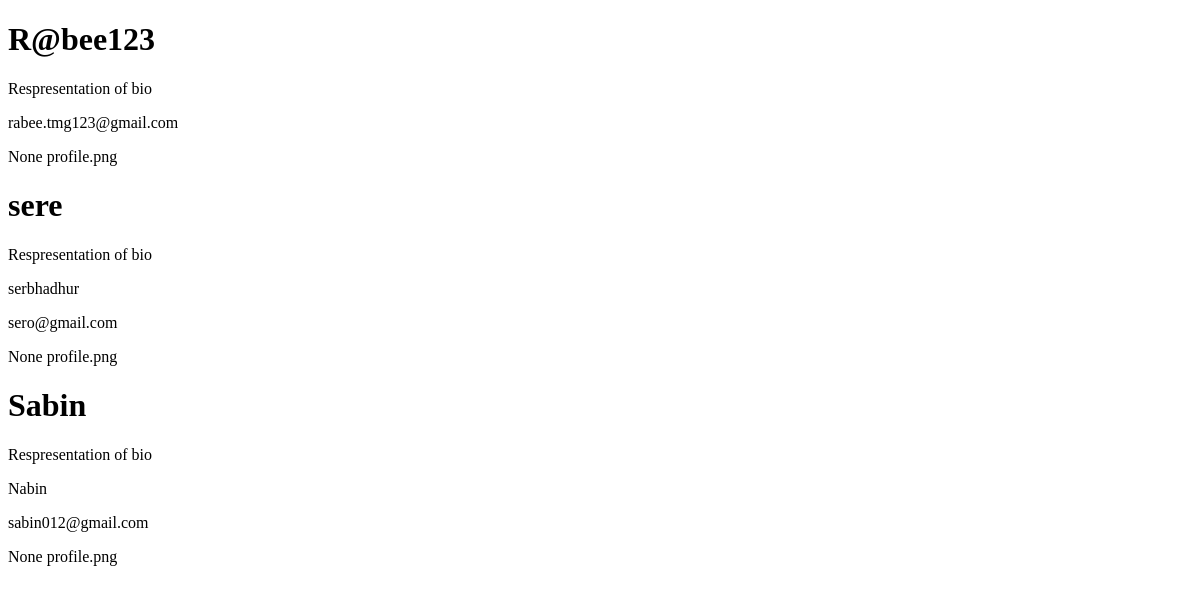
The page /profile/ (signed in) on the database as committed earlier.
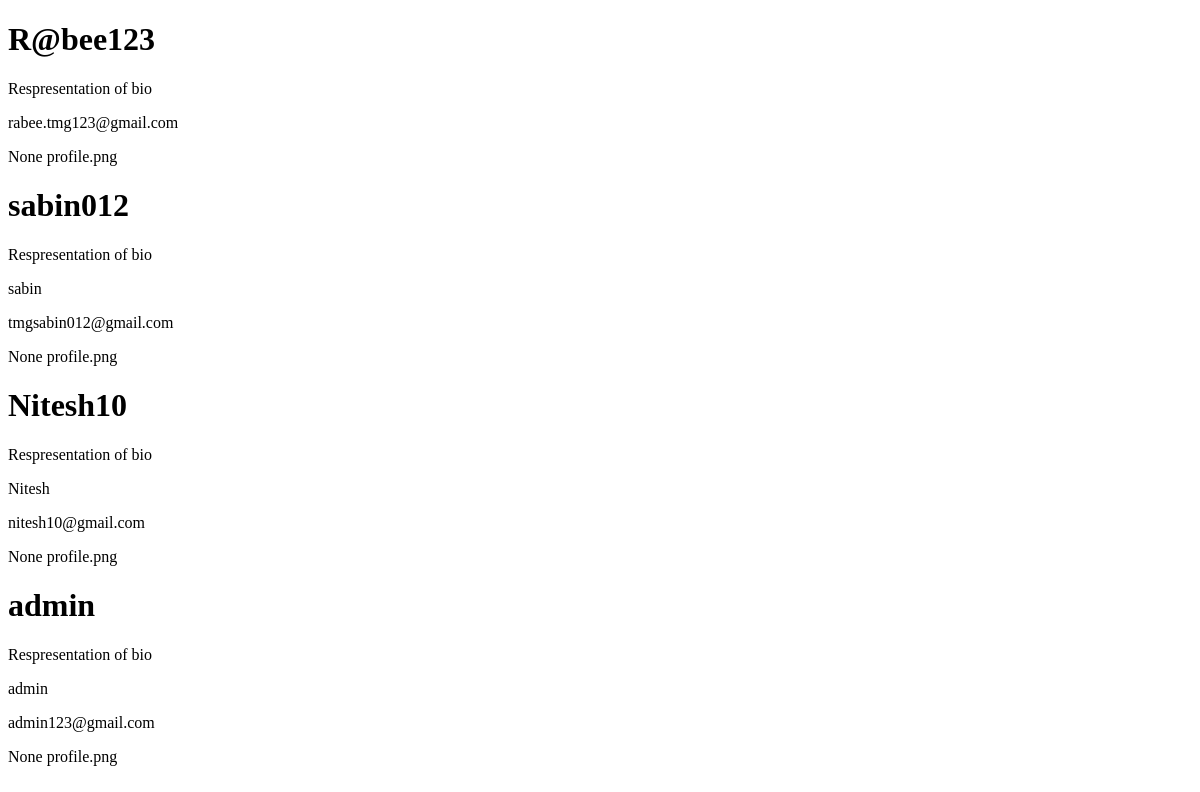
The same page on the database as committed later.
### Profile/models.py (models this page shows)
class User_Profile(models.Model):
    user=models.OneToOneField(Account,on_delete=models.CASCADE)
    first_name=models.CharField(max_length=200, blank=True)
    last_name=models.CharField(max_length=200, blank=True)
    Email=models.EmailField(max_length=60,blank=True)
    phone=models.IntegerField(blank=True)
    profile_img=models.ImageField(upload_to="Profile", default="profile.png")
    bio=models.TextField(default="Respresentation of bio")
    created=models.DateTimeField(auto_now_add=True)

### Account/models.py (models this page shows, shortened)
class Account(AbstractBaseUser):
    email= models.EmailField(verbose_name="email",  max_length=60, unique=True)
    username=models.CharField(max_length=120, unique=True)
    date_joined = models.DateTimeField(verbose_name='date joined', auto_now_add=True)
    last_login = models.DateTimeField(verbose_name="last login", auto_now= True)
    is_admin =  models.BooleanField(default=False)
    is_active = models.BooleanField(default=True)
    is_staff =  models.BooleanField(default=False)
    is_superuser = models.BooleanField(default=False)
    first_name = models.CharField(max_length=200,blank=True)
    USERNAME_FIELD='email' or 'username'
    REQUIRED_FIELDS=['username','first_name']
    objects = MyAccountManager()
    def __str__(self):
        return self.username

### Profile/views.py (the view)
# urls.py: path('profile/',profile_view.Profile, name='profile'),
def Profile(request):
    profile=User_Profile.objects.all()
    return render(request,'profile.html',{'profile':profile})

### Templates/profile.html (shortened to what this page needs)
{% load static %}
<!DOCTYPE html>
<html lang="en">
<head>
</head>
<body>
    <div>
        {% if user.is_authenticated %}
            {% for data in profile %}
                <h1>{{data.user}}</h1>
                <p>{{data.bio}}</p>
                {{data.first_name}}
                <p>{{data.Email}}</p>
                {{data.phone}}
                {{ data.profile_img }}
            {% endfor %}
        {% else%}
            <h1> Please login to view this page </h1>
        {% endif %}
    </div>
</body>
</html>

Rows that differ between the two databases and show on the page:
removed User_Profile: user "sere", bio "Respresentation of bio", first_name "serbhadhur", Email "sero@gmail.com", phone "None", profile_img "profile.png"
removed User_Profile: user "Sabin", bio "Respresentation of bio", first_name "Nabin", Email "sabin012@gmail.com", phone "None", profile_img "profile.png"
added User_Profile: user "sabin012", bio "Respresentation of bio", first_name "sabin", Email "tmgsabin012@gmail.com", phone "None", profile_img "profile.png"
added User_Profile: user "Nitesh10", bio "Respresentation of bio", first_name "Nitesh", Email "nitesh10@gmail.com", phone "None", profile_img "profile.png"
added User_Profile: user "admin", bio "Respresentation of bio", first_name "admin", Email "admin123@gmail.com", phone "None", profile_img "profile.png"
